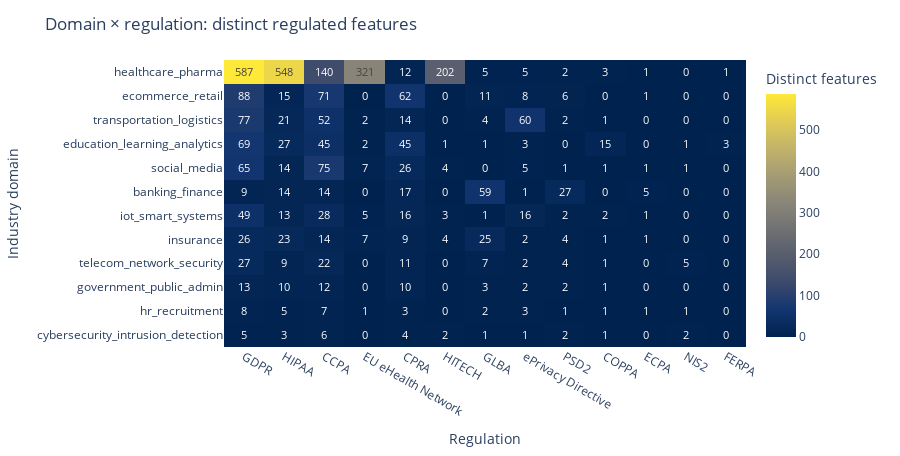

Notebook source saved alongside this figure:
### Markdown cell above
### Figure 5: Domain × regulation matrix — distinct regulated features

Each cell reports the **number of distinct features**  that are **validated as Regulated with High confidence** for the corresponding **industry domain** × **regulation** pair.  
Rows (domains) and columns (regulations) are **ordered by their total distinct-feature counts** to make concentration patterns visible.

### Code cell
df5 = merged_df.loc[merged_df['confidence'] == 'High'].copy()

mat = (df5.groupby(['domain', 'reg_id'])['feature_clean']
          .nunique()
          .reset_index(name='distinct_features'))

pivot = (mat.pivot(index='domain', columns='reg_id', values='distinct_features')
            .fillna(0)
            .astype(int))

pivot = pivot.loc[pivot.sum(axis=1) > 0, pivot.sum(axis=0) > 0]

row_order = pivot.sum(axis=1).sort_values(ascending=False).index
col_order = pivot.sum(axis=0).sort_values(ascending=False).index
pivot = pivot.loc[row_order, col_order]

height = max(400, 120 + 28 * len(pivot))
fig5 = px.imshow(
    pivot,
    color_continuous_scale="Cividis",
    text_auto=True,
    aspect="auto",
    labels=dict(color="Distinct features")
)
fig5.update_layout(
    title="Domain × regulation: distinct regulated features",
    xaxis_title="Regulation",
    yaxis_title="Industry domain",
    coloraxis_colorbar=dict(title="Distinct features"),
    width=None,
    height=height,
    margin=dict(l=80, r=40, t=60, b=60)
)

fig5.update_traces(textfont=dict(size=11))
fig5.show()

### Figure 1 — Plotly figure (JSON) as saved in the notebook; plotly's stock layout.template omitted (floating-point values rounded to 4 significant figures; data arrays with more than 128 entries replaced by an {"elided": "..."} marker saying what was removed)
{"data": [{"coloraxis": "coloraxis", "hovertemplate": "reg_id: %{x}<br>domain: %{y}<br>Distinct features: %{z}<extra></extra>", "name": "0", "textfont": {"size": 11}, "texttemplate": "%{z}", "type": "heatmap", "x": ["GDPR", "HIPAA", "CCPA", "EU eHealth Network", "CPRA", "HITECH", "GLBA", "ePrivacy Directive", "PSD2", "COPPA", "ECPA", "NIS2", "FERPA"], "xaxis": "x", "y": ["healthcare_pharma", "ecommerce_retail", "transportation_logistics", "education_learning_analytics", "social_media", "banking_finance", "iot_smart_systems", "insurance", "telecom_network_security", "government_public_admin", "hr_recruitment", "cybersecurity_intrusion_detection"], "yaxis": "y", "z": {"elided": "12x13 int values"}}], "layout": {"coloraxis": {"colorbar": {"title": {"text": "Distinct features"}}, "colorscale": [[0, "#00224e"], [0.1111, "#123570"], [0.2222, "#3b496c"], [0.3333, "#575d6d"], [0.4444, "#707173"], [0.5556, "#8a8678"], [0.6667, "#a59c74"], [0.7778, "#c3b369"], [0.8889, "#e1cc55"], [1, "#fee838"]]}, "height": 456, "margin": {"b": 60, "l": 80, "r": 40, "t": 60}, "title": {"text": "Domain × regulation: distinct regulated features"}, "xaxis": {"anchor": "y", "domain": [0, 1], "title": {"text": "Regulation"}}, "yaxis": {"anchor": "x", "autorange": "reversed", "domain": [0, 1], "title": {"text": "Industry domain"}}}}
